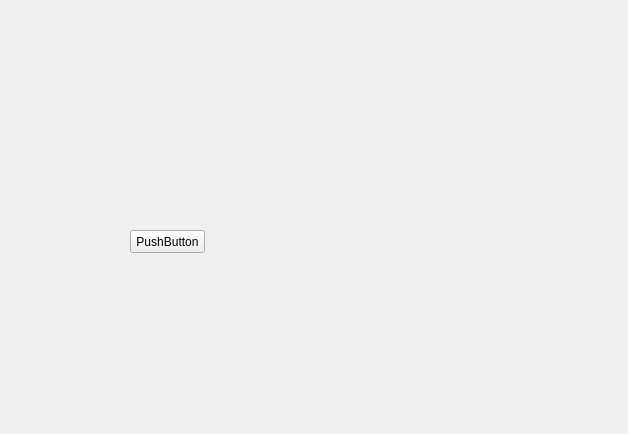
<?xml version="1.0" encoding="UTF-8"?>
<ui version="4.0">
 <class>Form</class>
 <widget class="QWidget" name="Form">
  <property name="geometry">
   <rect>
    <x>0</x>
    <y>0</y>
    <width>628</width>
    <height>434</height>
   </rect>
  </property>
  <property name="windowTitle">
   <string>Form</string>
  </property>
  <widget class="QPushButton" name="button1">
   <property name="geometry">
    <rect>
     <x>130</x>
     <y>230</y>
     <width>75</width>
     <height>23</height>
    </rect>
   </property>
   <property name="text">
    <string>PushButton</string>
   </property>
  </widget>
 </widget>
 <resources/>
 <connections>
  <connection>
   <sender>button1</sender>
   <signal>clicked()</signal>
   <receiver>Form</receiver>
   <slot>progress1()</slot>
   <hints>
    <hint type="sourcelabel">
     <x>161</x>
     <y>233</y>
    </hint>
    <hint type="destinationlabel">
     <x>379</x>
     <y>263</y>
    </hint>
   </hints>
  </connection>
 </connections>
 <slots>
  <slot>progress1()</slot>
 </slots>
</ui>
